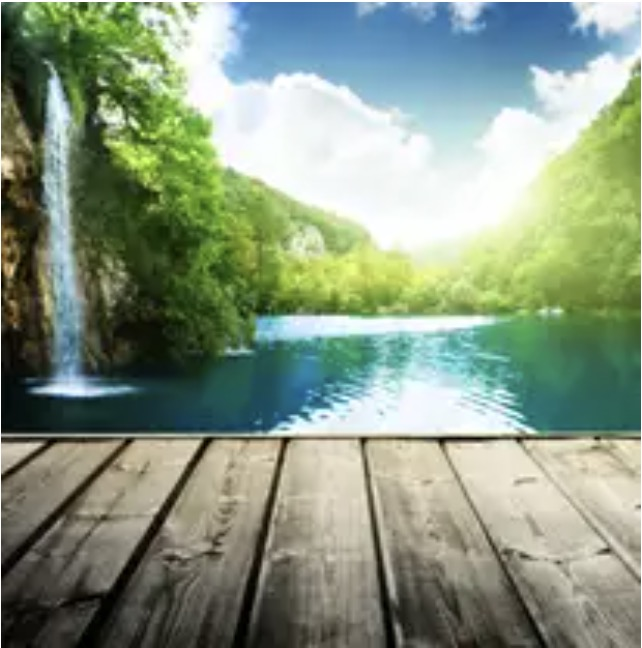
#> input picture images/big.jpg, 642 x 648 px, found by its file name
$ python 1.py
#> lines starting #> are read from the running program, lines starting #| are printed output that depends on the picture
import cv2 as cv

img1 = cv.imread("images/big.jpg", 0)
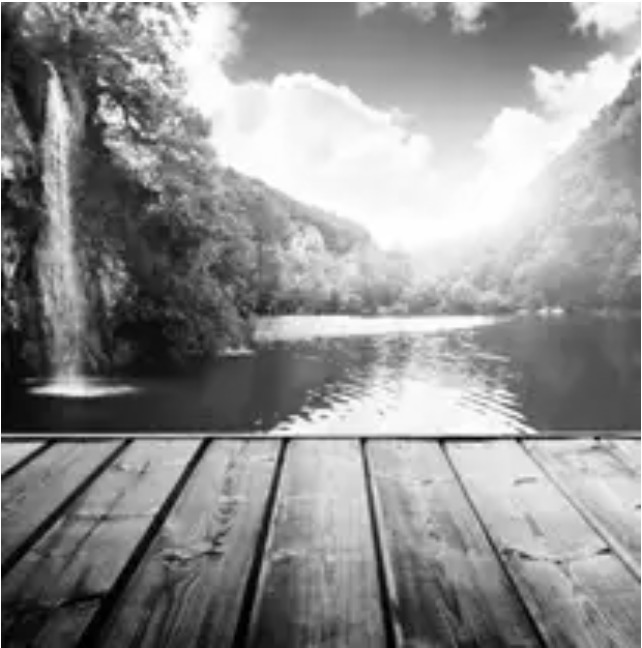
#> img1: shape (648, 642); min 0, max 255, mean 144.1
img2 = cv.imread("images/small.jpg", 0)
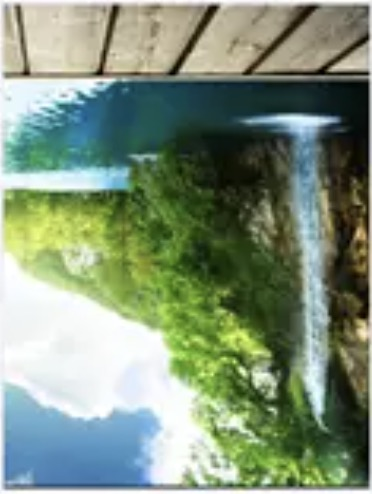
#> input picture images/small.jpg, 372 x 494 px, found by its file name
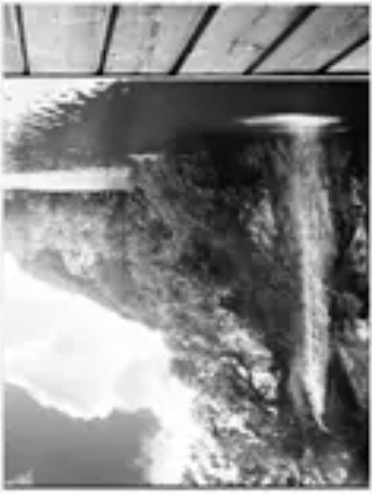
#> img2: shape (494, 372); min 0, max 255, mean 137.1

sift = cv.SIFT_create()  # type: ignore

keypoints1, descriptors1 = sift.detectAndCompute(img1, None)
#> keypoints1 = 1336 keypoints; strongest (x, y, size): (442, 440, 7.6), (69, 385, 21.8), (363, 440, 6.3), (286, 440, 6.4)
keypoints2, descriptors2 = sift.detectAndCompute(img2, None)
#> keypoints2 = 769 keypoints; strongest (x, y, size): (304, 125, 20.3), (212, 10, 7.7), (26, 73, 6.1), (100, 72, 6.2)

bf = cv.BFMatcher()
matches = bf.knnMatch(descriptors1, descriptors2, k=2)
#> matches = 1336 matches

matches_all = []
for m, n in matches:
    matches_all.append(m)
#> after the loop, matches_all = 1336 matches

good_matches = []
for m, n in matches:
    if m.distance < 0.75 * n.distance:
        good_matches.append(m)
#> after the loop, good_matches = 342 matches

img_matches_without_rs = cv.drawMatches(img1, keypoints1, img2, keypoints2, matches_all, None, flags=2)  # type: ignore
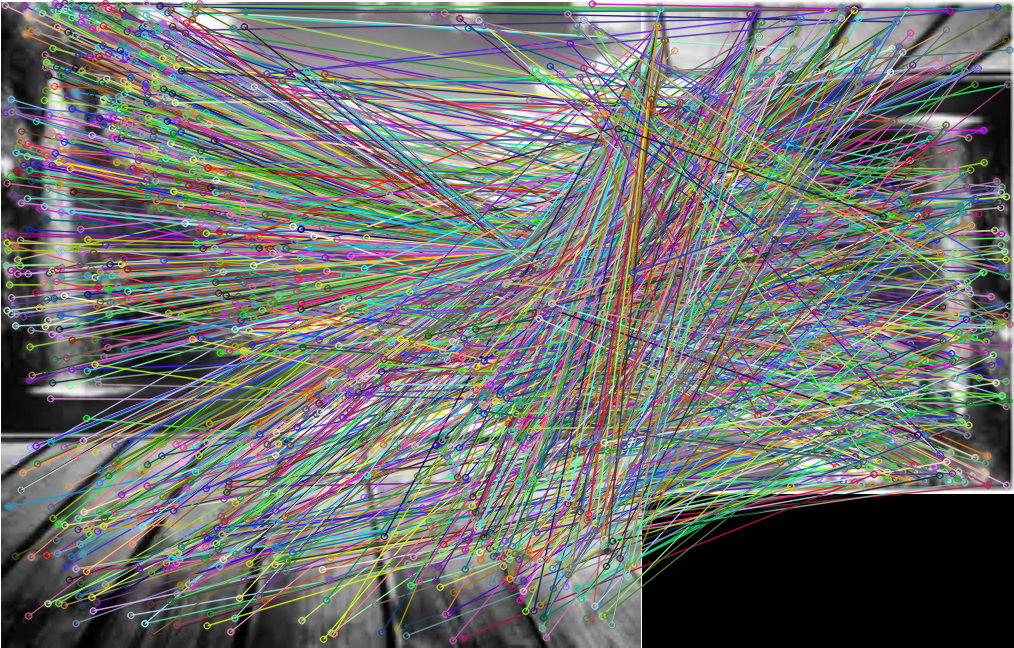
#> img_matches_without_rs: shape (648, 1014, 3); mean of channels 0, 1, 2 112.2, 113.5, 112.1; drawn as B, G, R
img_matches = cv.drawMatches(img1, keypoints1, img2, keypoints2, good_matches, None, flags=2)  # type: ignore
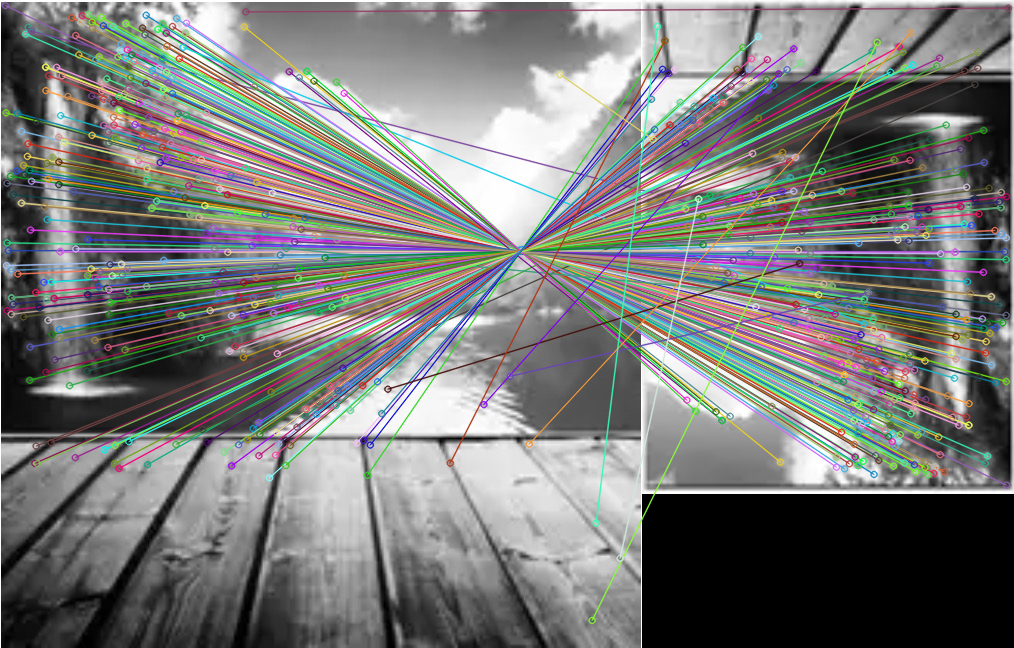
#> img_matches: shape (648, 1014, 3); mean of channels 0, 1, 2 120.3, 122, 120.9; drawn as B, G, R

cv.imshow("Match-ori", img_matches_without_rs)
cv.imshow("Matches", img_matches)
cv.waitKey(0)
cv.destroyAllWindows()
